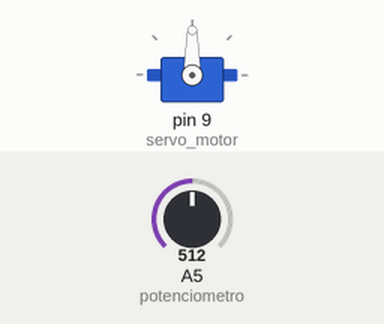
This program was run on a simulated Arduino Uno, built with avr-gcc and run on an emulated ATmega328P. Shown: servo. The test bench sets the inputs (shaded band); at power-on: A5 (potenciometro) = 512.

Above: at 1.2 s.
1.3 s: A5 (potenciometro) set to 716
At 2.5 s:
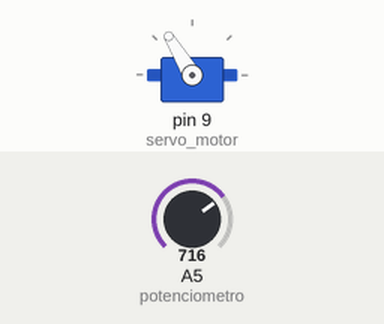
2.8 s: A5 (potenciometro) set to 900
At 4.0 s:
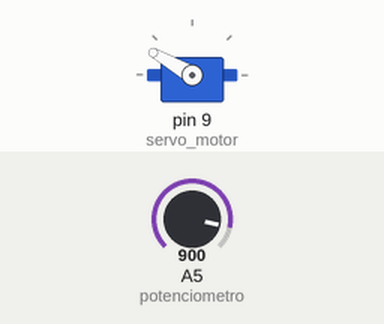
4.3 s: A5 (potenciometro) set to 1023
At 5.3 s:
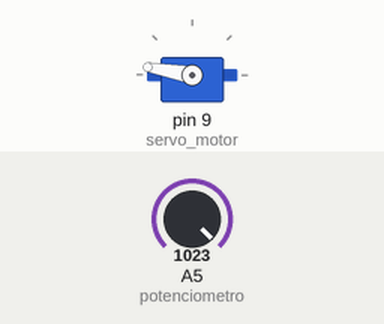
5.8 s: A5 (potenciometro) set to 306
At 6.5 s:
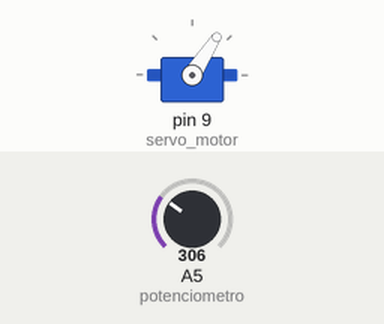
7.3 s: A5 (potenciometro) set to 122
At 7.8 s:
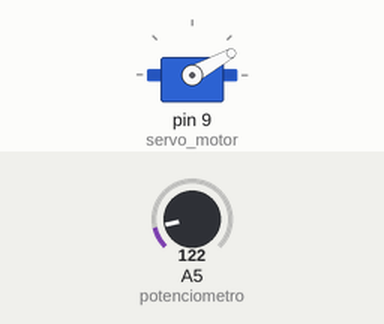
Timing chart, 0 to 9.8 s (numbered marks = the images above; inputs shaded):
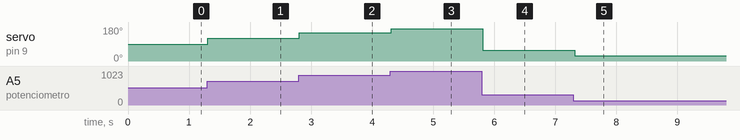

Measured:
- after the input at 1.3 s, servo on pin 9 (servo_motor): 90° → 121° at once
- after the input at 2.8 s, servo on pin 9 (servo_motor): 121° → 150° at once
- after the input at 4.3 s, servo on pin 9 (servo_motor): 150° → 170° at once
- after the input at 5.8 s, servo on pin 9 (servo_motor): 170° → 57° at once
- after the input at 7.3 s, servo on pin 9 (servo_motor): 57° → 29° at once

The program:

main.cpp
```cpp
#include <Arduino.h>
#include <Servo.h>

const int potenciometro = A5;
int leitura_potenciometro, angulo;

// Cria o objeto servo_motor
Servo servo_motor;

void setup() {
  // Informa qual o pino para o objeto servo motor
  servo_motor.attach(9);

  // Informa ao servo que deverá se posicionar em 10 graus
  servo_motor.write(10);

  // Define a função do pino do potenciometro
  pinMode(potenciometro, INPUT);
}

void loop() {
  // Faz a leitura do potenciometro
  leitura_potenciometro = analogRead(potenciometro);

  // Define o angulo de acordo com a leitura do potenciometro
  angulo = map(leitura_potenciometro, 0, 1023, 10, 170);

  // Informa ao servo o angulo para o qual ele deve se mover;
  servo_motor.write(angulo);

  delay(100);
}
```
